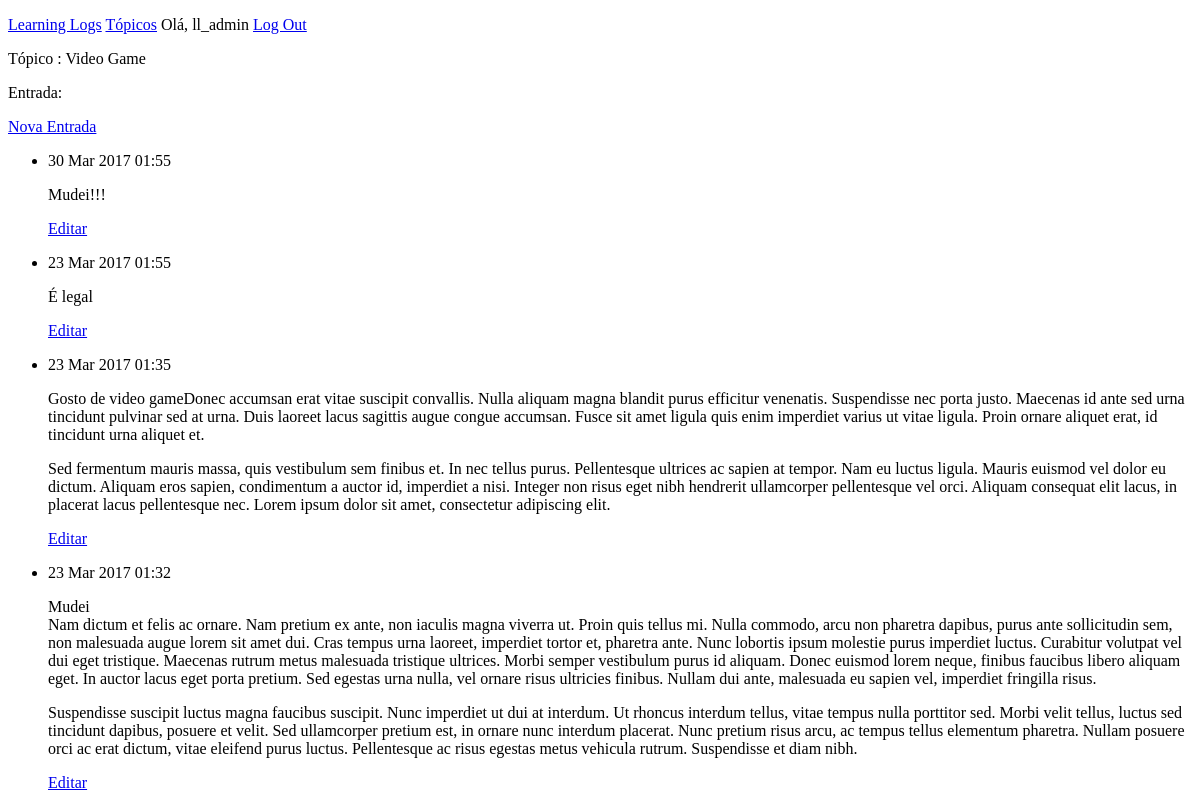
The app's page /topics/1/ (signed in), older data.
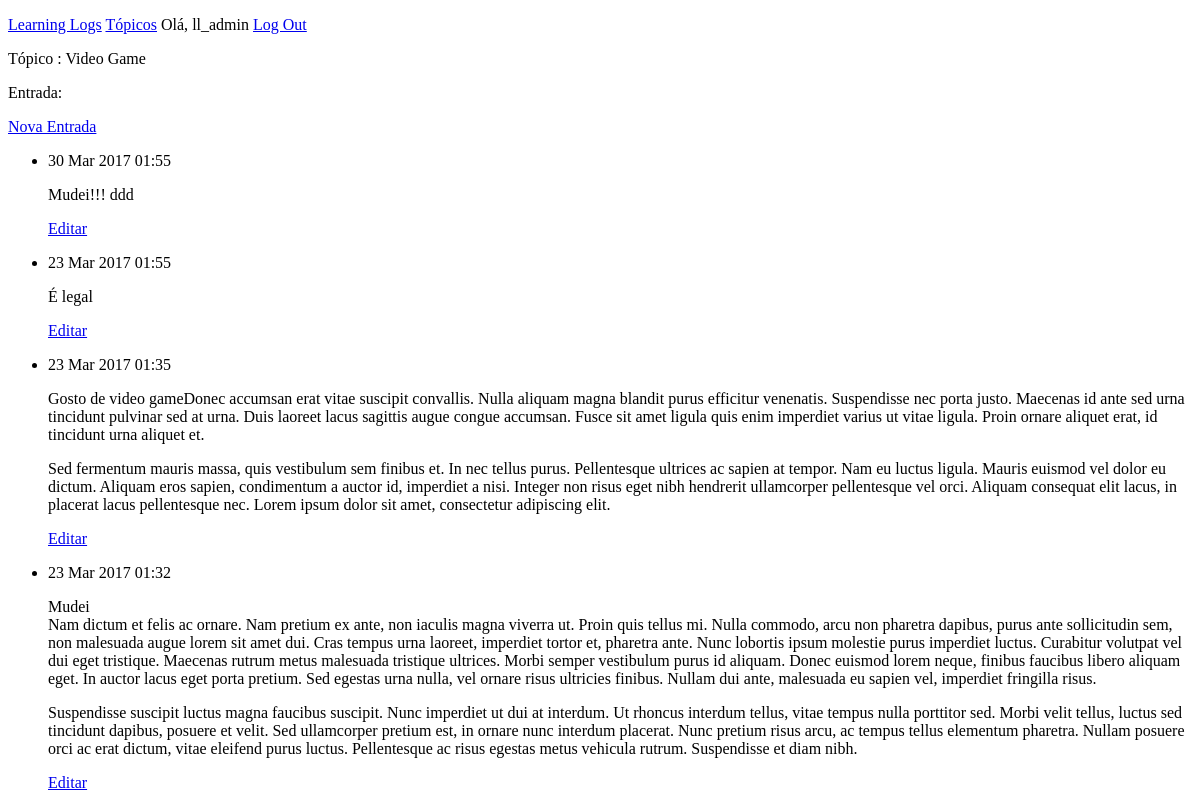
The same page, newer data.
### learning_logs/models.py (models this page shows, shortened)
class Topic(models.Model):
    text = models.CharField(max_length=200)
    date_added = models.DateTimeField(auto_now_add=True)
    owner = models.ForeignKey(User)
    def __str__(self):
        return self.text

class Entry(models.Model):
    topic = models.ForeignKey(Topic)
    text = models.TextField()
    date_added = models.DateTimeField(auto_now_add=True)
    class Meta:
        verbose_name_plural = 'entries'

### learning_logs/views.py (the view)
# urls.py: url(r'^topics/(?P<topic_id>\d+)/$', views.topic, name='topic'),
@login_required
def topic(request, topic_id):
    topic = Topic.objects.get(id=topic_id)
    entries = topic.entry_set.order_by('-date_added')
    context = {'topic': topic, 'entries': entries}
    return render(request, 'learning_logs/topic.html', context)

### learning_logs/templates/learning_logs/topic.html
{% extends "learning_logs/base.html" %}
{% block content %}
<p>Tópico : {{ topic }}</p>
<p>Entrada:</p>
<p>
    <a href="{% url 'learning_logs:new_entry' topic.id %}">Nova Entrada</a>
</p>
<ul>
    {% for entry in entries %}
        <li>
            <p>{{ entry.date_added|date:'d M Y H:i' }}</p>
            <p>{{ entry.text|linebreaks }}</p>
            <p>
                <a href="{% url 'learning_logs:edit_entry' entry.id %}">Editar</a>
            </p>
        </li>
    {% empty %}
        <li>Não há entradas para esse tópico</li>
    {% endfor %}
</ul>
{% endblock content %}

### learning_logs/templates/learning_logs/base.html (shortened to what this page needs)
<!DOCTYPE html>
<html lang="pt-br">
    <head>
    </head>
    <body>
        <p>
            <a href="{% url 'learning_logs:index' %}">Learning Logs</a>
            <a href="{% url 'learning_logs:topics' %}">Tópicos</a>
            {% if user.is_authenticated %}
                Olá, {{ user.username }}
                <a href="{% url 'users:logout' %}">Log Out</a>
            {% else %}
                <a href="{% url 'users:register' %}">Cadastro</a>
                <a href="{% url 'users:login' %}">Login</a>
            {% endif %}
        </p>
        {% block content%}{% endblock content %}
    </body>
</html>

Row changes from the older to the newer data that the page shows:
changed Entry: text "Mudei!!!" → "Mudei!!! ddd"
